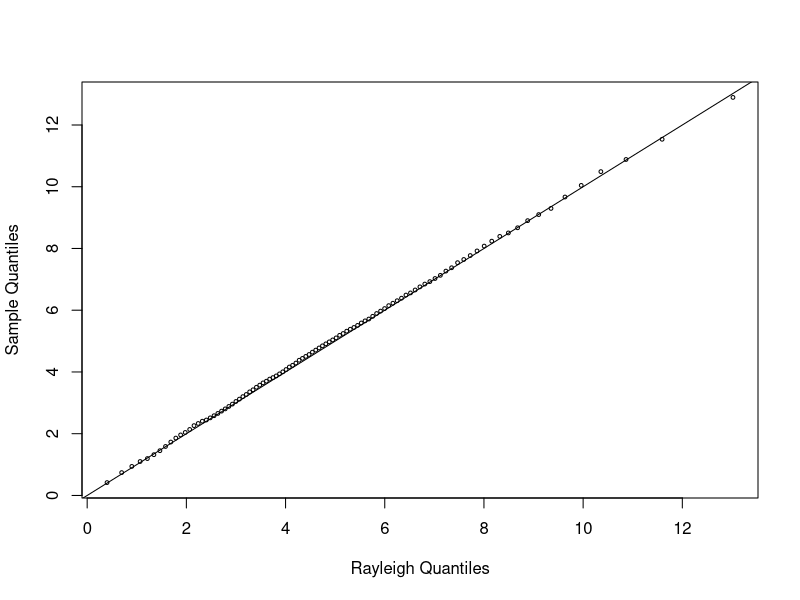
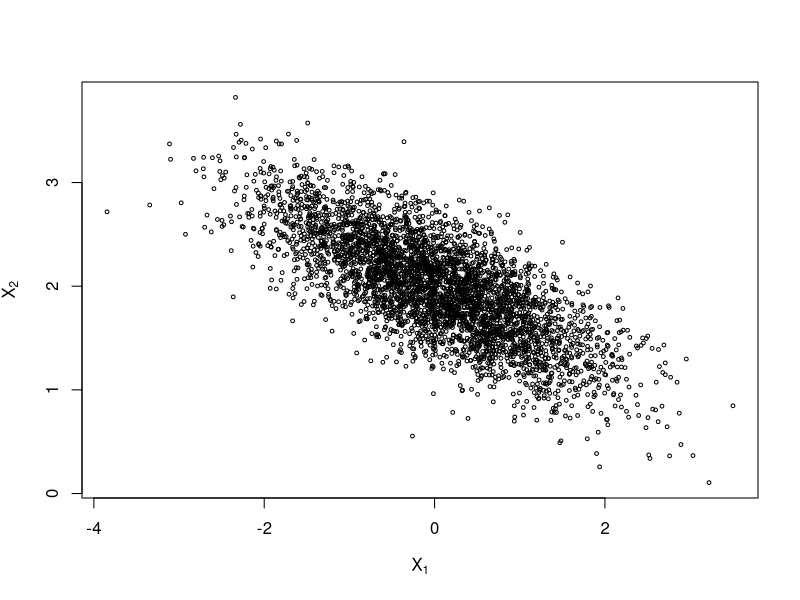

Reproduce these figures in R, in order.
## ---- chunk 1

rayleigh <- function(x, sigma){
        return ((x/sigma^2)*exp(-x^2/(2*sigma^2))) # Rayleigh distribution를 함수로 정의
}

m <- 10000
sigma <- 4
x <- numeric(m)
x[1] <- rchisq(1, df = 1) # initial value 
k <- 0 
u <- runif(m) # generate u from U(0,1)

for (i in 2:m) {
        xt <- x[i-1]
        y <- rchisq(1, df = xt)
        num <- rayleigh(y, sigma)*dchisq(xt, df = y) # posterior theta t
        den <- rayleigh(xt, sigma)*dchisq(y, df = xt) # posterior theta t-1
        
        if (u[i] <= num/den) {
                x[i] <- y # accept 
        }else {
                x[i] <- xt # reject 
                k <- k+1
        }
}
k # reject된 갯수 

## ---- chunk 2
b <- 2001
y <- x[b:m]
a <- ppoints(100)
QR <- sigma*sqrt(-2*log(1-a))
Q <- quantile(y, a)

qqplot(QR, Q, main = '', cex = 0.5, xlab = 'Rayleigh Quantiles', ylab = 'Sample Quantiles')
abline(0,1)
## ---- chunk 3
N <- 500               
burn <- 100            
n <- 16
alpha <- 2
beta <- 4
x <- rep(0, N)
y <- rep(0, N)


x[1] <- rbinom(1, prob = 0.5, size = n)
y[1] <- rbeta(1, x[1]+alpha, n-x[1]+beta)

for (i in 2:N) {
        x[i] <- rbinom(1, prob = y[i-1], size = n)
        y[i] <- rbeta(1, x[i]+alpha, n-x[i]+beta)
}

burn_x <- x[(burn+1):N]

## ---- chunk 4
N <- 5000               
burn <- 1000            
X <- matrix(0, N, 2)    

rho <- -.75             
mu1 <- 0
mu2 <- 2
sigma1 <- 1
sigma2 <- .5
s1 <- sqrt(1-rho^2)*sigma1
s2 <- sqrt(1-rho^2)*sigma2


X[1, ] <- c(mu1, mu2) # 초기값

for (i in 2:N) {
        x2 <- X[i-1, 2] # x2가 주어짐
        m1 <- mu1 + rho * (x2 - mu2) * sigma1/sigma2 # x2가 주어졌을 때 x1 조건부 분포의 평균 
        X[i, 1] <- rnorm(1, m1, s1) # 조건부 분포로 생성된 x1 업데이트 
        x1 <- X[i, 1]
        m2 <- mu2 + rho * (x1 - mu1) * sigma2/sigma1 # x1이 주어졌을 때 x2 조건부 분포의 평균
        X[i, 2] <- rnorm(1, m2, s2) # 조건부 분포로 생성된 x1 업데이트
}

b <- burn + 1 # 임의로 부여한 initial value의 효과를 없앰. 
x <- X[b:N, ] # 1000개 버림

colMeans(x) # 0, 2에 거의 근사 
cov(x)
cor(x) # rho = -0.75에 거의 근사 

plot(x, main = '', cex = 0.5, xlab = bquote(X[1]), ylab = bquote(X[2]), ylim = range(x[, 2]))

